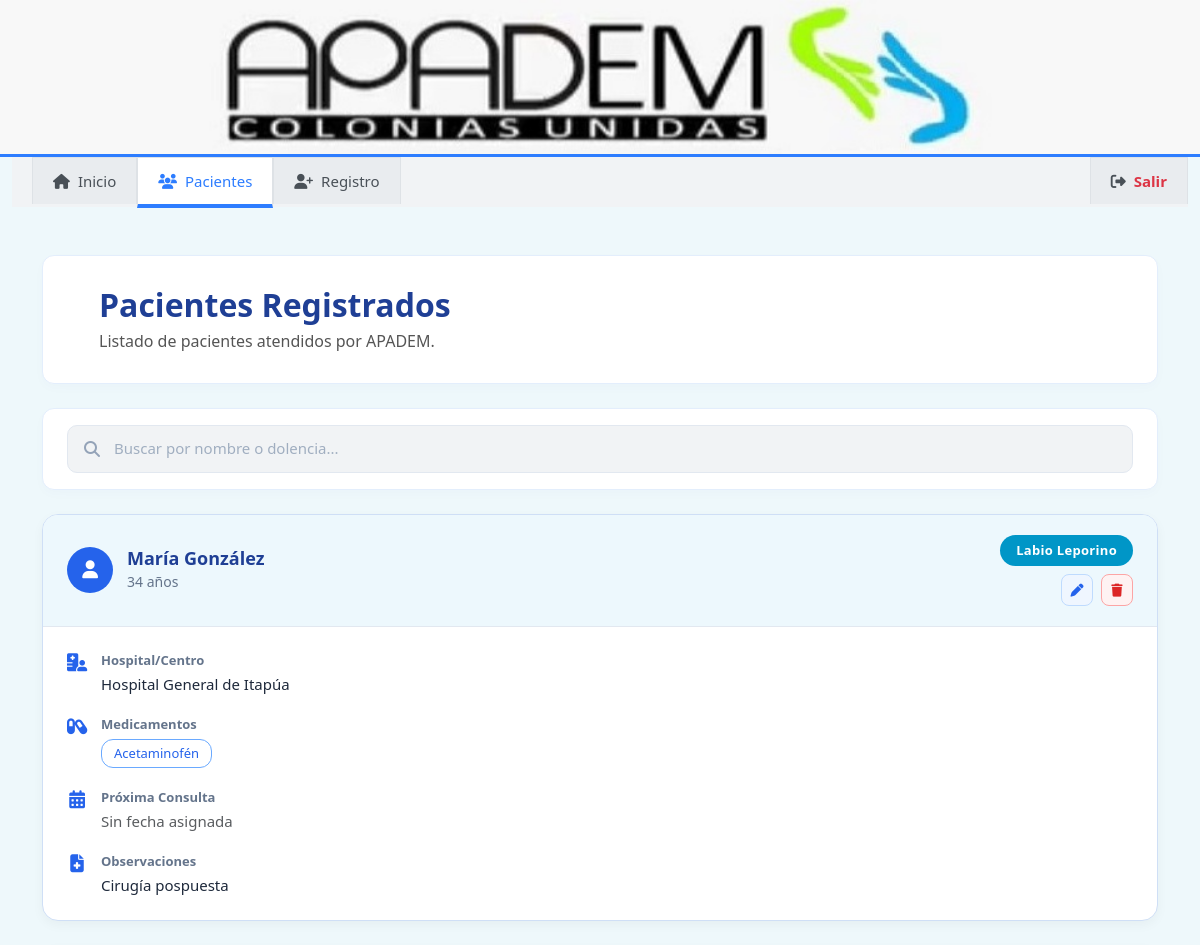
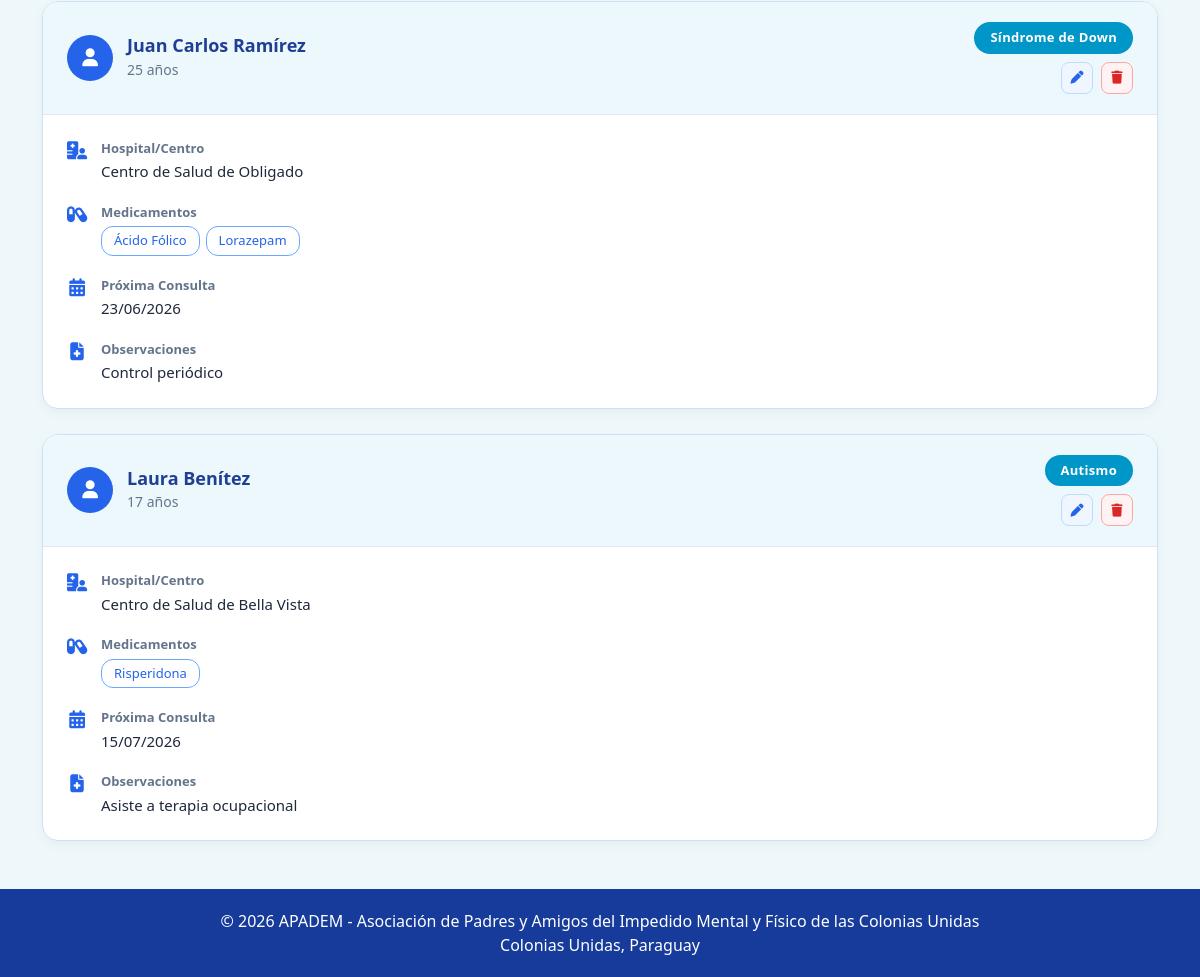
The app's page /pacientes.php (signed in) with its own data (2 pictures, top to bottom).
### tables this page shows
CREATE TABLE `pacientes` (
  `id` int(11) NOT NULL,
  `nombre` varchar(100) NOT NULL,
  `nacimiento` date NOT NULL,
  `cedula` varchar(30) NOT NULL,
  `telefono` varchar(30) DEFAULT NULL,
  `direccion` varchar(200) DEFAULT NULL,
  `diagnostico` varchar(200) DEFAULT NULL,
  `hospital` varchar(150) DEFAULT NULL,
  `medicamentos` text DEFAULT NULL,
  `responsable` varchar(100) DEFAULT NULL,
  `cedula_responsable` varchar(30) DEFAULT NULL,
  `telefono_responsable` varchar(30) DEFAULT NULL,
  `parentesco` varchar(50) DEFAULT NULL,
  `observaciones` text DEFAULT NULL,
  `proxima_consulta` date DEFAULT NULL
);

### pacientes.php (the view, shortened to what this page needs)
<?php
require_once("conexion.php");
$sql = "SELECT * FROM pacientes";
$resultado = mysqli_query($conexion, $sql);
include("header.php");
?>
<div class="container my-5">
    <div class="card p-4 mb-4 contenedor-blanco-titulo shadow-sm">
        <div class="d-flex align-items-center gap-3">
            <div>
                <h1 class="titulos">Pacientes Registrados</h1>
                <p class="subtitulos">Listado de pacientes atendidos por APADEM.</p>
            </div>
        </div>
    </div>
    <div class="contenedor-blanco-buscador mb-4">
        <div class="barra-busqueda-interior w-100">
            <i class="fa-solid fa-magnifying-glass"></i>
            <input type="text" id="inputBuscador" class="buscador" placeholder="Buscar por nombre o dolencia...">
        </div>
    </div>
    <div class="listado-pacientes" id="contenedorTarjetas">
        <?php while($fila = mysqli_fetch_assoc($resultado)){ ?>
        <div class="paciente-card" data-nombre="<?php echo strtolower($fila["nombre"]); ?>" data-diagnostico="<?php echo strtolower($fila["diagnostico"]); ?>">
            <div class="paciente-header">
                <div class="paciente-info">
                    <div class="avatar">
                        <i class="fa-solid fa-user"></i>
                    </div>
                    <div>
                        <h5 class="nombre-paciente-texto"><?php echo $fila["nombre"]; ?></h5>
                        <small>
                            <?php
                            if (!empty($fila["nacimiento"])) {
                                $fecha_nac = new DateTime($fila["nacimiento"]);
                                $hoy = new DateTime();
                                $edad = $hoy->diff($fecha_nac)->y;
                                echo $edad . " años";
                            } else {
                                echo "Edad no registrada.";
                            }
                            ?>
                        </small>
                    </div>
                </div>
                <div class="paciente-header-derecha">
                    <span class="etiqueta">
                        <?php echo $fila["diagnostico"]; ?>
                    </span>
                    <div class="acciones-rapidas-iconos">
                        <a href="editar_paciente.php?id=<?php echo $fila["id"]; ?>" class="btn-accion-mini edit" title="Editar">
                            <i class="fa-solid fa-pen"></i>
                        </a>
                        <a href="eliminar_paciente.php?id=<?php echo $fila["id"]; ?>" class="btn-accion-mini delete" onclick="return confirm('¿Estás seguro que desea eliminar a este paciente?');" title="Eliminar">
                            <i class="fa-solid fa-trash"></i>
                        </a>
                    </div>
                </div>
            </div>
            <div class="paciente-body">
                <div class="grid-detalles">
                    <div class="detalle-item">
                        <i class="fa-solid fa-hospital-user"></i>
                        <div>
                            <strong>Hospital/Centro</strong>
                            <p><?php echo $fila["hospital"]; ?></p>
                        </div>
                    </div>
                    <div class="detalle-item">
                        <i class="fa-solid fa-capsules"></i>
                        <div>
                            <strong>Medicamentos</strong>
                            <div class="medicamentos-container">
                                <?php
                                $lista = explode(",", $fila["medicamentos"]);
                                foreach($lista as $med){
                                    if(trim($med) != "") {
                                ?>
                                    <span class="tag-medicamento">
                                        <?php echo trim($med); ?>
                                    </span>
                                <?php
                                    }
                                }
                                ?>
                            </div>
                        </div>
                    </div>
                    <div class="detalle-item">
                        <i class="fa-solid fa-calendar-days"></i>
                        <div>
                            <strong>Próxima Consulta</strong>
                            <p>
                                <?php
                                if (!empty($fila["proxima_consulta"])) {
                                    echo date("d/m/Y", strtotime($fila["proxima_consulta"]));
                                } else {
                                    echo "<span class='text-muted'>Sin fecha asignada</span>";
                                }
                                ?>
                            </p>
                        </div>
                    </div>
                    <div class="detalle-item">
                        <i class="fa-solid fa-file-medical"></i>
                        <div>
                            <strong>Observaciones</strong>
                            <p><?php echo $fila["observaciones"]; ?></p>
                        </div>
                    </div>
                </div>
            </div>
        </div>
        <?php } ?>
    </div>
</div>
<?php include("footer.php"); ?>

### header.php (shortened to what this page needs)
<!DOCTYPE html>
<html lang="es">
<head>
    <link rel="stylesheet" href="https://cdn.jsdelivr.net/npm/bootstrap@5.3.7/dist/css/bootstrap.min.css">
    <link rel="stylesheet" href="estilo.css">
    <link rel="stylesheet" href="https://cdnjs.cloudflare.com/ajax/libs/font-awesome/6.7.2/css/all.min.css">
</head>
<body>
    <div class="container-fluid p-0 text-center">
        <img src="apadem.jpeg" class="img-fluid w-100" alt="APADEM">
    </div>
    <nav class="navbar navbar-expand-lg p-0 barra-navegacion-superior">
        <div class="container-fluid">
            <div class="collapse navbar-collapse" id="menu">
                <div class="navbar-nav nav-tabs border-0 w-100 d-flex justify-content-between flex-column flex-lg-row">
                    <ul class="navbar-nav border-0 flex-column flex-lg-row">
                        <li class="nav-item">
                            <a class="nav-link" href="index.php"><i class="fa-solid fa-house"></i> Inicio</a>
                        </li>
                        <?php if (isset($_SESSION['rol']) && $_SESSION['rol'] === 'admin'): ?>
                            <li class="nav-item">
                                <a class="nav-link" href="pacientes.php"><i class="fa-solid fa-users"></i> Pacientes</a>
                            </li>
                            <li class="nav-item">
                                <a class="nav-link" href="registro.php"><i class="fa-solid fa-user-plus"></i> Registro</a>
                            </li>
                        <?php endif; ?>
                    </ul>
                    <ul class="navbar-nav border-0 flex-column flex-lg-row">
                        <?php if (isset($_SESSION['usuario']) && $_SESSION['usuario'] !== 'Invitado'): ?>
                            <li class="nav-item">
                                <a class="nav-link text-danger fw-bold" href="logout.php"><i class="fa-solid fa-right-from-bracket"></i> Salir</a>
                            </li>
                        <?php else: ?>
                            <li class="nav-item">
                                <a class="nav-link fw-bold text-primary" href="login.php"><i class="fa-solid fa-right-to-bracket"></i> Iniciar Sesión</a>
                            </li>
                        <?php endif; ?>
                    </ul>
                </div>
            </div>
        </div>
    </nav>

### footer.php (shortened to what this page needs)
<footer class="footer mt-5">
    © 2026 APADEM - Asociación de Padres y Amigos del Impedido Mental y Físico de las Colonias Unidas
    <br>
    Colonias Unidas, Paraguay
</footer>
</body>
</html>

### estilo.css (style rules this page uses)
body { background: #eef8fb; font-family: 'Segoe UI', sans-serif; }
.card { border: none; border-radius: 15px; box-shadow: 0 2px 10px rgba(0,0,0,.1); }
.btn-apadem, .btn-accion-mini, button[type="submit"], button[type="reset"] { cursor: pointer; }
.footer { background: #163b9b; color: white; padding: 20px; text-align: center; }
.barra-navegacion-superior { border-top: 3px solid #2d7dff; }
.navbar-nav.nav-tabs { background-color: #f1f3f5; border-bottom: 1px solid #dee2e6; padding-left: 20px; }
.navbar-nav.nav-tabs .nav-link { color: #495057; background-color: #e9ecef; border: 1px solid #dee2e6; border-bottom: none; border-radius: 0; padding: 12px 20px; font-size: 15px; display: inline-flex; align-items: center; transition: all 0.2s ease; }
.navbar-nav.nav-tabs .nav-link i { margin-right: 8px; color: #495057; }
.navbar-nav.nav-tabs .nav-link.active { color: #2d7dff !important; background-color: #ffffff !important; border-color: #dee2e6 #dee2e6 #ffffff; border-bottom: 4px solid #2d7dff !important; font-weight: 500; }
.navbar-nav.nav-tabs .nav-link.active i { color: #2d7dff !important; }
.contenedor-blanco-titulo, .contenedor-blanco-buscador { background: #ffffff !important; border: 1px solid #e3eefc !important; border-radius: 12px !important; box-shadow: 0 4px 12px rgba(31, 63, 149, 0.02) !important; }
.contenedor-blanco-titulo { padding: 30px 40px !important; }
.contenedor-blanco-buscador { padding: 16px 24px !important; }
.titulos { color: #1f3f95; font-size: 32px; font-weight: bold; margin-bottom: 4px; }
.subtitulos { color: #555; font-size: 16px; margin-bottom: 0; }
.barra-busqueda-interior { display: flex; align-items: center; background: #f1f3f5 !important; border: 1px solid #e2e8f0 !important; border-radius: 10px !important; padding: 0 16px !important; height: 48px !important; }
.barra-busqueda-interior i { color: #94a3b8 !important; font-size: 16px; margin-right: 12px; }
.barra-busqueda-interior .buscador { border: none !important; outline: none !important; box-shadow: none !important; width: 100%; font-size: 15px; color: #475569; background: transparent !important; }
.barra-busqueda-interior .buscador::placeholder { color: #a0aec0; }
.paciente-card { background: white; border-radius: 16px; overflow: hidden; margin-bottom: 25px; border: 1px solid #cfdff6; box-shadow: 0 4px 12px rgba(0, 0, 0, 0.04); }
.paciente-header { background: #edf8fd; padding: 20px 24px; display: flex; justify-content: space-between; align-items: center; border-bottom: 1px solid #e2e8f0; }
.paciente-header-derecha { display: flex; flex-direction: column; align-items: flex-end; gap: 8px; }
.paciente-info { display: flex; align-items: center; gap: 14px; }
.avatar { width: 46px; height: 46px; border-radius: 50%; background: #2563eb; display: flex; justify-content: center; align-items: center; color: white; font-size: 18px; }
.nombre-paciente-texto, .texto-registro { margin: 0; color: #1f3f95; font-weight: bold; font-size: 18px; }
.paciente-header small { color: #64748b; font-size: 14px; }
.etiqueta { background: #0096c7; color: white; padding: 6px 16px; border-radius: 20px; font-size: 13px; font-weight: bold; letter-spacing: 0.3px; white-space: nowrap; }
.paciente-body { padding: 24px; }
.grid-detalles { display: flex; flex-direction: column; gap: 20px; }
.detalle-item { display: flex; align-items: flex-start; gap: 14px; }
.detalle-item i { color: #2563eb; font-size: 18px; margin-top: 3px; width: 20px; text-align: center; }
.detalle-item strong { display: block; color: #64748b; font-size: 13px; font-weight: 600; margin-bottom: 2px; }
.detalle-item p { margin: 0; color: #1e293b; font-size: 15px; }
.medicamentos-container { display: flex; flex-wrap: wrap; gap: 6px; margin-top: 4px; }
.tag-medicamento { display: inline-block; padding: 4px 12px; border: 1px solid #6aa9ff; border-radius: 12px; color: #2563eb; background: white; font-size: 13px; font-weight: 500; }
.acciones-rapidas-iconos { display: flex; gap: 8px; }
.btn-accion-mini { width: 32px; height: 32px; border-radius: 8px; display: flex; justify-content: center; align-items: center; font-size: 13px; text-decoration: none; transition: all 0.2s ease; border: 1px solid transparent; }
.btn-accion-mini.edit { background: #eff6ff; color: #2563eb; border-color: #bfdbfe; }
.btn-accion-mini.delete { background: #fef2f2; color: #dc2626; border-color: #fca5a5; }

### records on screen
pacientes: nombre "María González", diagnostico "Labio Leporino", hospital "Hospital General de Itapúa", medicamentos "Acetaminofén", shows "Sin fecha asignada", observaciones "Cirugía pospuesta"
pacientes: nombre "Juan Carlos Ramírez", diagnostico "Síndrome de Down", hospital "Centro de Salud de Obligado", medicamentos "Ácido Fólico", medicamentos "Lorazepam", proxima_consulta "23/06/2026", observaciones "Control periódico"
pacientes: nombre "Laura Benítez", diagnostico "Autismo", hospital "Centro de Salud de Bella Vista", medicamentos "Risperidona", proxima_consulta "15/07/2026", observaciones "Asiste a terapia ocupacional"
